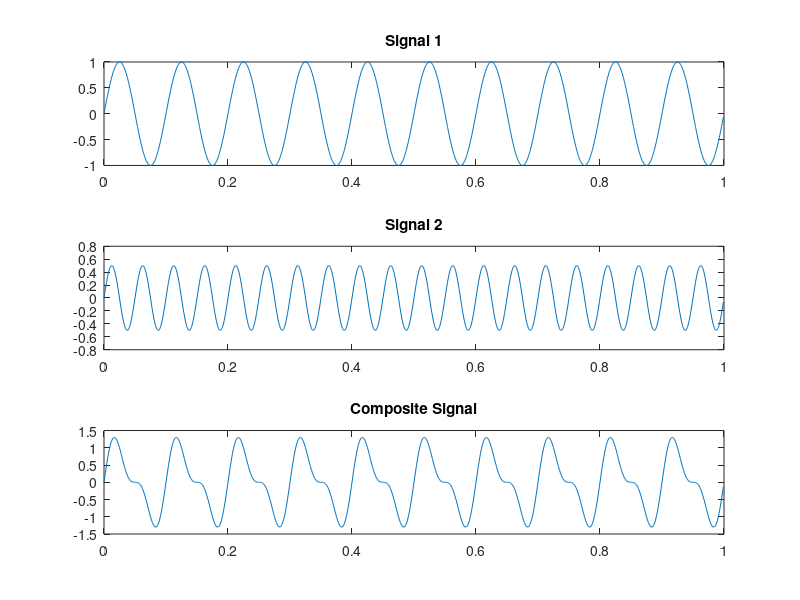

Here is the MATLAB script that generated this plot:
fs = 1000;
T = 1/fs;
t = 0:T:1-T;
N = length(t);
f1 = 10;
A1 = 1;
signal1 = A1*sin(2*pi*f1*t);
f2 = 20;
A2 = 0.5;
signal2 = A2*sin(2*pi*f2*t);

compositeSignal = signal1 + signal2;

subplot(3,1,1);
plot(t, signal1);
title('Signal 1');
subplot(3,1,2);
plot(t, signal2);
title('Signal 2');
subplot(3,1,3);
plot(t, compositeSignal);
title('Composite Signal');